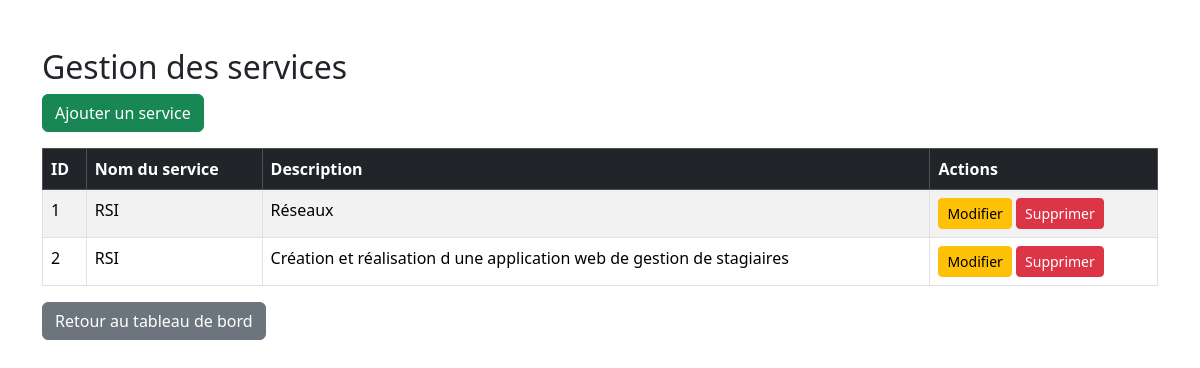
Screenshot of /services/liste.php (signed in) with the database file from the repository.
### tables this page shows
CREATE TABLE `service` (
  `id_service` int(11) NOT NULL,
  `nom_service` varchar(100) NOT NULL,
  `description` text DEFAULT NULL
);

### services/liste.php (the view, shortened to what this page needs)
<?php
include '../config/connexion.php';
$sql = "SELECT * FROM service";
$resultat = mysqli_query($connexion, $sql);
?>
<!DOCTYPE html>
<html lang="fr">
<head>
    <link href="https://cdn.jsdelivr.net/npm/bootstrap@5.3.3/dist/css/bootstrap.min.css" rel="stylesheet">
</head>
<body>
<div class="container mt-5">
<h2>Gestion des services</h2>
<a href="ajouter.php" class="btn btn-success mb-3">
    Ajouter un service
</a>
<table class="table table-bordered table-striped">
<thead class="table-dark">
<tr>
<th>ID</th>
<th>Nom du service</th>
<th>Description</th>
<th>Actions</th>
</tr>
</thead>
<tbody>
<?php while($service=mysqli_fetch_assoc($resultat)){ ?>
<tr>
<td><?= $service['id_service']; ?></td>
<td><?= $service['nom_service']; ?></td>
<td><?= $service['description']; ?></td>
<td>
<a href="modifier.php?id=<?= $service['id_service']; ?>" class="btn btn-warning btn-sm">
Modifier
</a>
<a href="supprimer.php?id=<?= $service['id_service']; ?>"
class="btn btn-danger btn-sm"
onclick="return confirm('Voulez-vous supprimer ce service ?')">
Supprimer
</a>
</td>
</tr>
<?php } ?>
</tbody>
</table>
<a href="../dashboard.php" class="btn btn-secondary">
Retour au tableau de bord
</a>
</div>
</body>
</html>

### rows the page displays
service: id_service "1", nom_service "RSI", description "Réseaux"
service: id_service "2", nom_service "RSI", description "Création et réalisation d une application web de gestion de stagiaires"
